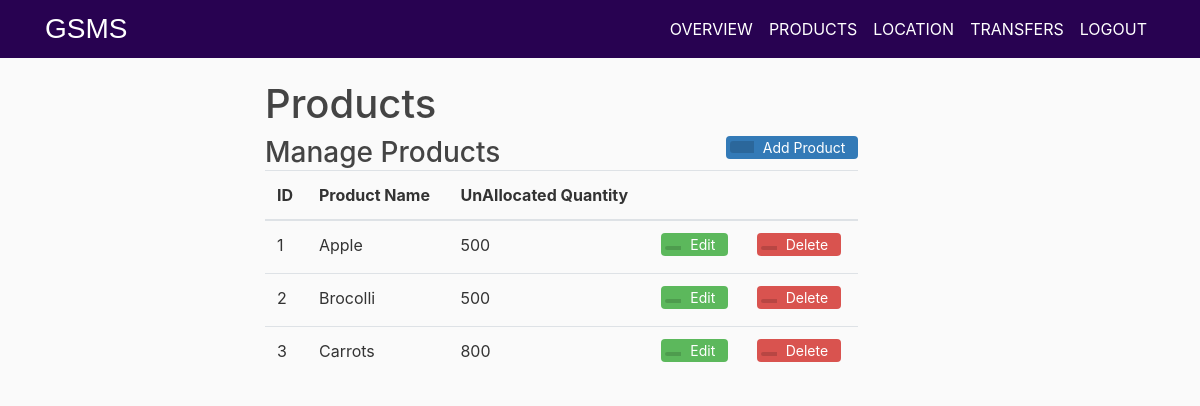
Page /Product on the committed database.
### app.py (models this page shows, shortened)
class Product(db.Model):
    prod_id = db.Column(db.Integer, primary_key= True)
    prod_name = db.Column(db.String(20),unique = True ,nullable = False)
    prod_qty = db.Column(db.Integer, nullable = False)

### app.py (the view, shortened to what this page needs)
@app.route("/Product", methods = ['GET','POST'])
def product():
    form = addproduct()
    eform = editproduct()
    details = Product.query.all()
    exists = bool(Product.query.all())
    if exists== False and request.method == 'GET' :
            flash(f'Add products to view','info')
    return render_template('product.html',title = 'Products',eform=eform,form = form,details=details)

### templates/product.html (shortened to what this page needs)
{% extends "overview.html" %}
{% block content %}
<div class="container">
<h1>Products</h1>
<div >
  <h3 style="display: inline-block;margin:0;"> Manage Products </h3>
  <button type="button" class="btn btn-add" data-toggle="modal" data-target="#exampleModal">
   <span class="btn-icon-add"></span>Add Product</button>
</div>
<table class="table table-hover">
<thead>
 <tr>
   <th>ID</th>
   <th>Product Name</th>
   <th>UnAllocated Quantity</th>
   <th></th>
   <th></th>
 </tr>
</thead>
<tbody>
  {% for d in details %}
  <tr>
   <td>{{d.prod_id}}</td>
   <td>{{d.prod_name}}</td>
   <td>{{d.prod_qty}}</td>
   <td>
       <button type="button" class="btn btn-edit" data-toggle="modal" data-target = "#edit{{d.prod_id}}" >
       <span class="btn-icon"></span>Edit</button>
   </td>
   <td>
      <a href="{{ url_for('delete', p_id = d.prod_id,type ='product') }}">
       <button type="button" class="btn btn-delete">
       <span class="btn-icon"></span>Delete</button></a>
   </td>
 </tr>
{%endfor%}
</tbody>
</table>
{% endblock content %}

### static/main.css (style rules this page uses)
body { background: #fafafa; color: #333333; margin-top: 5rem; }
h1, h2, h3, h4, h5, h6 { color: #444444; }
a { color: white; }
.btn-icon { position: relative; left: -9px; display: inline-block;padding: 2px 8px; background: rgba(0,0,0,0.15); border-radius: 3px 0 0 3px; color: white; font-size: 14px; }
.btn-icon-add { position: relative; left: -9px; display: inline-block;padding: 6px 12px; background: rgba(0,0,0,0.15); border-radius: 3px 0 0 3px; color: white; font-size: 14px; }
.btn-add { padding-top: 0; padding-bottom: 0; background-color:#337ab7; color: white; font-size: 14px; float: right; }
.btn-edit { padding-top: 0; padding-bottom: 0; background-color: #5cb85c; color: white; font-size: 14px; }
.btn-delete { padding-top: 0; padding-bottom: 0; background-color: #d9534f; color: white; font-size: 14px; }
.btn { margin-bottom:5px;font-size: 14px; }
html { visibility: visible; opacity: 1; }

### templates/overview.html (style rules this page uses)
html { visibility: hidden;opacity:0; }

### rows in the picture
Product: prod_id "1", prod_name "Apple", prod_qty "500"
Product: prod_id "2", prod_name "Brocolli", prod_qty "500"
Product: prod_id "3", prod_name "Carrots", prod_qty "800"
